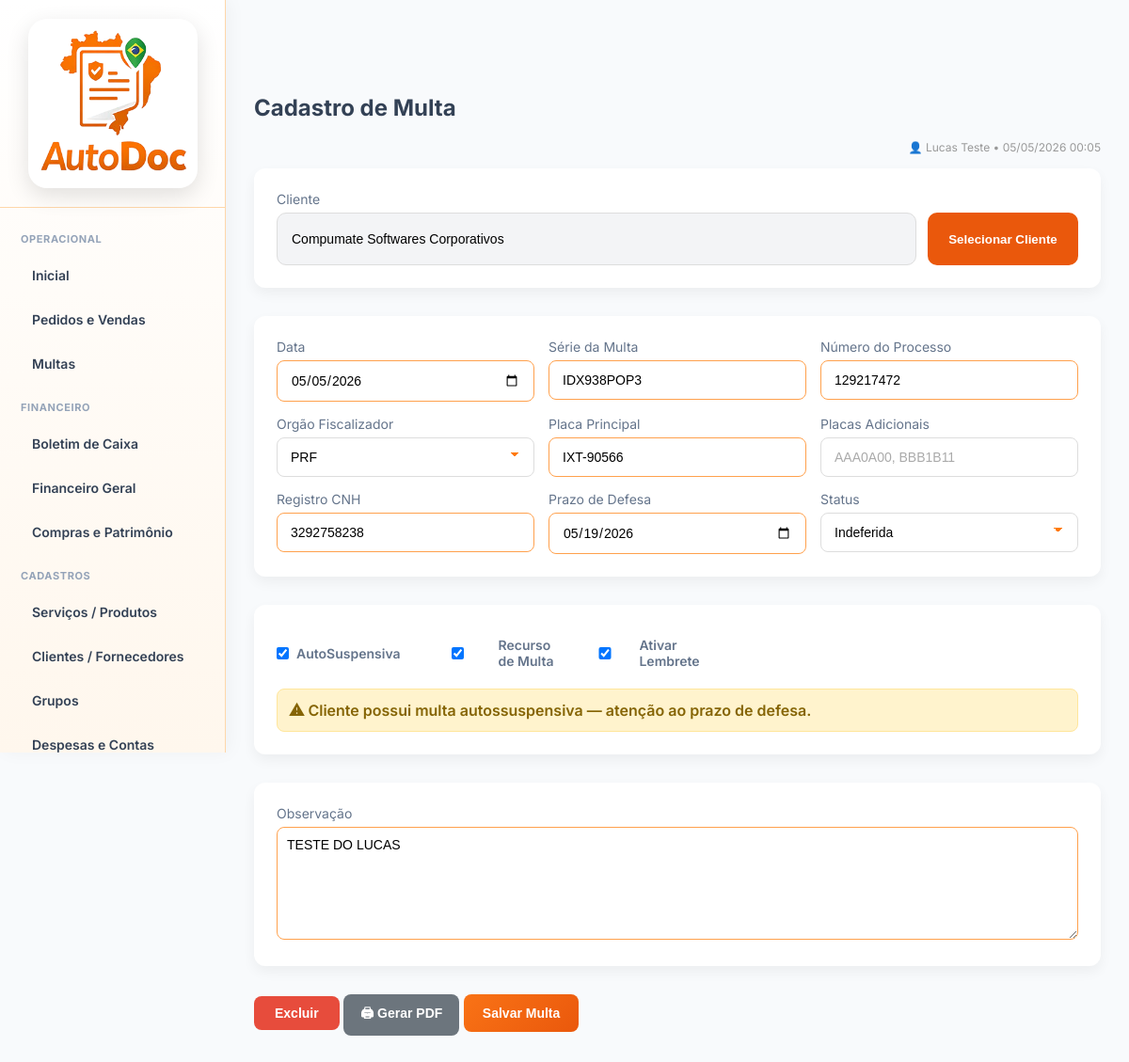
The app's page /user/frmMulta.php?id=5 (signed in) with its own data.
### tables this page shows
CREATE TABLE `multa` (
  `id` int NOT NULL AUTO_INCREMENT,
  `idEmpresa` int NOT NULL,
  `Forcli` int NOT NULL,
  `DataCadastro` datetime NOT NULL DEFAULT CURRENT_TIMESTAMP,
  `DataAlt` datetime DEFAULT NULL,
  `SerieMulta` varchar(50) NOT NULL,
  `CodigoProcesso` varchar(50) DEFAULT NULL,
  `OrgaoFiscalizador` varchar(100) DEFAULT NULL,
  `PlacaVeiculo` varchar(20) NOT NULL,
  `PlacasAdicionais` text,
  `RegistroCNH` varchar(30) DEFAULT NULL,
  `PrazoDefesa` date DEFAULT NULL,
  `AutoSuspensiva` tinyint(1) DEFAULT '0',
  `RecursoMulta` tinyint(1) DEFAULT '0',
  `StatusMulta` int DEFAULT '0',
  `Observacao` text,
  `Inativo` tinyint(1) DEFAULT '0',
  `idUser` int DEFAULT NULL,
  `UserAlt` int DEFAULT NULL,
  `EnviarLembrete` int NOT NULL,
  PRIMARY KEY (`id`),
  KEY `Forcli` (`Forcli`),
  CONSTRAINT `multa_ibfk_1` FOREIGN KEY (`Forcli`) REFERENCES `forcli` (`id`)
);

CREATE TABLE `user` (
  `id` int NOT NULL AUTO_INCREMENT,
  `Nome` varchar(100) DEFAULT NULL,
  `Cargo` varchar(70) DEFAULT ' ',
  `Email` varchar(60) DEFAULT NULL,
  `Senha` varchar(700) NOT NULL,
  `Inativo` tinyint(1) DEFAULT '0',
  `DataUtimoAcesso` datetime DEFAULT NULL,
  `IPUltimoAcesso` varchar(500) DEFAULT NULL,
  `Tipo` int NOT NULL DEFAULT '0',
  `idEmpresa` int NOT NULL,
  `AdminGeral` int NOT NULL DEFAULT '0',
  `tokenRecuperar` varchar(100) DEFAULT ' ',
  `tokenExpira` datetime DEFAULT CURRENT_TIMESTAMP,
  `EstadoCivil` int DEFAULT '0',
  `NumOAB` varchar(35) DEFAULT NULL,
  `NumeroEndereco` varchar(70) DEFAULT NULL,
  `Cidade` varchar(60) DEFAULT NULL,
  `Documento` varchar(40) DEFAULT NULL,
  `Contato` varchar(60) DEFAULT NULL,
  `Rua` varchar(100) DEFAULT NULL,
  `LogoBase64` longtext,
  `UF` varchar(10) DEFAULT NULL,
  `CEP` varchar(50) DEFAULT NULL,
  `Bairro` varchar(70) DEFAULT NULL,
  PRIMARY KEY (`id`)
);

CREATE TABLE `forcli` (
  `id` int NOT NULL AUTO_INCREMENT,
  `Nome` varchar(120) NOT NULL,
  `RazaoSocial` varchar(120) NOT NULL,
  `Tipo` int NOT NULL,
  `TipoDocumento` int NOT NULL,
  `Documento` varchar(50) NOT NULL,
  `Telefone` varchar(50) NOT NULL,
  `Email` varchar(75) NOT NULL,
  `Obs` varchar(150) NOT NULL,
  `CEP` varchar(20) NOT NULL,
  `Rua` varchar(70) NOT NULL,
  `NumeroEndereco` varchar(25) NOT NULL,
  `Bairro` varchar(40) NOT NULL,
  `Cidade` varchar(70) NOT NULL,
  `UF` varchar(30) NOT NULL,
  `Inativo` int NOT NULL,
  `DataCadastro` datetime NOT NULL,
  `idEmpresa` int NOT NULL,
  `Codigo` int NOT NULL,
  `DataAlt` datetime DEFAULT NULL,
  `Grupo` int DEFAULT NULL,
  `EstadoCivil` int DEFAULT NULL,
  `Profissao` varchar(70) DEFAULT NULL,
  PRIMARY KEY (`id`)
);

### base/baseFuncoes.php (called while the page is built, shortened)
<?php
require_once 'connection.php';
function ExSqlNET($sql, $conn = null, $params = [])
{
    if ($conn === null) {
        global $dbGeralNET;
        $conn = $dbGeralNET;
    }
    $stmt = $conn->prepare($sql);
    $stmt->execute($params);
    return $stmt->fetchAll(PDO::FETCH_ASSOC);
}
?>

### user/frmMulta.Php (the view, shortened to what this page needs)
<?php
include '../base/baseFuncoes.php';
$idEmpresa = $_SESSION['idEmpresa'];
$id = $_GET['id'] ?? null;
$Alterando = false;
if ($id) {
    $dadosBusca = ExSqlNET(
        "SELECT multa.*,
                c.Nome AS ClienteNome,
                c.Documento AS ClienteDocumento,
                u.Nome AS NomeUsuario
         FROM multa
         LEFT JOIN forcli c ON c.Id = multa.Forcli
         LEFT JOIN user u ON u.Id = multa.idUser
         WHERE multa.Id = ?
           AND multa.idEmpresa = ?",
        null,
        [$id, $idEmpresa]
    );
    $dados = $dadosBusca[0] ?? null;
    $Alterando = !empty($dados);
}
?>
<!DOCTYPE html>
<html lang="pt-br">
<head>
    <link rel="stylesheet" href="../css/base.css">
    <link rel="stylesheet" href="../css/home.css">
</head>
<body>
<?php include '../base/navbarUser.php'; ?>
<div class="content">
    <div class="page-title">Cadastro de Multa</div>
    <?php if ($Alterando && !empty($dados['NomeUsuario'])): ?>
        <div style="font-size:12px;color:#999;text-align:right;margin-bottom:15px;">
            👤 <?= htmlspecialchars($dados['NomeUsuario']) ?> •
            <?= !empty($dados['DataAlt']) ? date('d/m/Y H:i', strtotime($dados['DataAlt'])) : '' ?>
        </div>
    <?php endif; ?>
    <form method="post">
        <div class="card">
            <label>Cliente</label>
            <div class="cliente-linha">
                <input type="text"
                    id="clienteNome"
                    readonly
                    placeholder="Selecione um cliente..."
                    value="<?= $Alterando ? htmlspecialchars($dados['ClienteNome'] ?? '') : '' ?>">
                <button type="button" class="btn-cliente-lateral" onclick="abrirModal()">
                    Selecionar Cliente
                </button>
            </div>
        </div>
        <div class="card">
            <div class="multa-grid">
                <div>
                    <label>Data</label>
                    <input type="date" name="data"
                        value="<?=
                            $Alterando && !empty($dados['DataCadastro'])
                                ? date('Y-m-d', strtotime($dados['DataCadastro']))
                                : date('Y-m-d')
                        ?>">
                </div>
                <div>
                    <label>Série da Multa</label>
                    <input type="text" name="serieMulta" required
                        value="<?= $Alterando ? htmlspecialchars($dados['SerieMulta'] ?? '') : '' ?>">
                </div>
                <div>
                    <label>Número do Processo</label>
                    <input type="text" name="codigoProcesso"
                        value="<?= $Alterando ? htmlspecialchars($dados['CodigoProcesso'] ?? '') : '' ?>">
                </div>
                <div>
                    <label>Orgão Fiscalizador</label>
                    <select name="orgaoFiscalizador">
                        <?php
                        $orgaos = ['Brigada Militar', 'PRF', 'DAER', 'DETRAN'];
                        foreach ($orgaos as $orgao):
                            $selected = ($Alterando && ($dados['OrgaoFiscalizador'] ?? '') === $orgao) ? 'selected' : '';
                        ?>
                            <option value="<?= $orgao ?>" <?= $selected ?>><?= $orgao ?></option>
                        <?php endforeach; ?>
                    </select>
                </div>
                <div>
                    <label>Placa Principal</label>
                    <input type="text" name="placaVeiculo" maxlength="10"
                        value="<?= $Alterando ? htmlspecialchars($dados['PlacaVeiculo'] ?? '') : '' ?>">
                </div>
                <div>
                    <label>Placas Adicionais</label>
                    <input type="text" name="placasAdicionais"
                           placeholder="AAA0A00, BBB1B11"
                        value="<?= $Alterando ? htmlspecialchars($dados['PlacasAdicionais'] ?? '') : '' ?>">
                </div>
                <div>
                    <label>Registro CNH</label>
                    <input type="text" name="registroCNH"
                        value="<?= $Alterando ? htmlspecialchars($dados['RegistroCNH'] ?? '') : '' ?>">
                </div>
                <div>
                    <label>Prazo de Defesa</label>
                    <input type="date" name="prazoDefesa"
                        value="<?= $Alterando && !empty($dados['PrazoDefesa']) ? date('Y-m-d', strtotime($dados['PrazoDefesa'])) : '' ?>">
                </div>
                <div>
                    <label>Status</label>
                    <select name="statusMulta">
                        <?php
                        $statusList = [
                            0 => 'Em Aberto',
                            1 => 'Defesa Enviada',
                            2 => 'Em Recurso',
                            3 => 'Deferida',
                            4 => 'Indeferida',
                            5 => 'Finalizada'
                        ];
                        foreach ($statusList as $valor => $nome):
                            $selected = ($Alterando && (int)($dados['StatusMulta'] ?? 0) === $valor) ? 'selected' : '';
                        ?>
                            <option value="<?= $valor ?>" <?= $selected ?>><?= $nome ?></option>
                        <?php endforeach; ?>
                    </select>
                </div>
            </div>
        </div>
        <div class="card">
            <div class="checkbox-group">
                <label>
                    <input type="checkbox" name="autoSuspensiva" id="autoSuspensiva"
                        <?= $Alterando && !empty($dados['AutoSuspensiva']) ? 'checked' : '' ?>>
                    AutoSuspensiva
                </label>
                <label>
                    <input type="checkbox" name="recursoMulta"
                        <?= $Alterando && !empty($dados['RecursoMulta']) ? 'checked' : '' ?>>
                    Recurso de Multa
                </label>
                <label>
                    <input type="checkbox" name="lembrete"
                        <?= $Alterando && !empty($dados['EnviarLembrete']) ? 'checked' : '' ?>>
                    Ativar Lembrete
                </label>
            </div>
            <div class="alerta-autossuspensiva" id="alertaAuto">
                ⚠ Cliente possui multa autossuspensiva — atenção ao prazo de defesa.
            </div>
        </div>
        <div class="card">
            <label>Observação</label>
            <textarea name="observacao"><?= $Alterando ? htmlspecialchars($dados['Observacao'] ?? '') : '' ?></textarea>
        </div>
        <?php if ($Alterando): ?>
            <button type="submit"
                    name="excluir"
                    class="btn-excluir"
                    onclick="return confirm('Deseja excluir esta multa?')">
                Excluir
            </button>
        <?php endif; ?>
        <button class="btn-imprimir"
            onclick="window.open('frmMultaImprimir.php?id=<?= $id ?>', '_blank')">
            🖨 Gerar PDF
        </button>
        <button type="submit" name="salvar" class="btn">
            Salvar Multa
        </button>
    </form>
</div>
</body>
</html>

### css/base.css (style rules this page uses)
* { margin: 0; padding: 0; box-sizing: border-box; }
html, body { width: 100%; height: 100%; font-family: 'Inter', Arial, sans-serif; background-color: #f5f6fa; font-family: 'Inter', sans-serif; background-color: #f1f5f9; }
body { margin: 0; font-family: 'Inter', Arial, sans-serif; background-color: #f8fafc; }
.content { margin-left: 240px; padding: 30px; }
.page-title { font-size: 24px; font-weight: 700; color: #334155; margin-bottom: 20px; }
.card { background: #ffffff; padding: 20px; border-radius: 12px; box-shadow: 0 6px 14px rgba(0,0,0,0.05); }
.card { background: #ffffff; padding: 24px; border-radius: 12px; box-shadow: 0 6px 14px rgba(0,0,0,0.05); margin-bottom: 30px; }
label { font-size: 14px; color: #64748b; margin-bottom: 6px; display: block; }
input, select, textarea { width: 100%; padding: 10px 12px; border: 1px solid #e5e7eb; border-radius: 8px; font-size: 14px; }
textarea { resize: vertical; min-height: 80px; }
.btn { background: linear-gradient(135deg, #f97316, #ea580c); color: #ffffff; border: none; padding: 12px 20px; border-radius: 8px; font-size: 14px; font-weight: 600; cursor: pointer; }
input, textarea, select { font-family: 'Poppins', sans-serif; padding: 12px 14px; font-size: 14px; border: 1.5px solid #ddd; border-radius: 8px; outline: none; transition: all 0.25s ease; background-color: #fff; width: 100%; }
input::placeholder, textarea::placeholder { color: #aaa; }
input:not(:placeholder-shown), textarea:not(:placeholder-shown) { border-color: #ffa14d; }
select { appearance: none; -webkit-appearance: none; -moz-appearance: none; background-image: linear-gradient(45deg, transparent 50%, #ff7a00 50%), linear-gradient(135deg, #ff7a00 50%, transparent 50%); background-position: calc(100% - 20px) calc(50% - 3px), calc(100% - 15px) calc(50% - 3px); background-size: 5px 5px, 5px 5px; background-repeat: no-repeat; }
option { font-family: 'Poppins', sans-serif; }
textarea { resize: vertical; min-height: 100px; }
.btn-excluir { background: #e74c3c; color: #fff; padding: 10px 22px; border: none; border-radius: 8px; font-size: 14px; font-weight: 600; cursor: pointer; transition: all 0.25s ease; }
.btn-imprimir { background: #6c757d; color: #fff; border: none; padding: 10px 18px; border-radius: 8px; cursor: pointer; font-size: 14px; font-weight: 600; display: inline-flex; align-items: center; gap: 8px; transition: 0.2s ease; }
input[readonly] { border: none; border-bottom: 1px solid #ccc; outline: none; background: #f5f5f5; padding: 8px; border-radius: 6px; transition: 0.2s; }

### user/frmMulta.Php (style rules this page uses)
.btn-cliente-lateral { min-width: 160px; }
.cliente-linha { display: flex; gap: 12px; align-items: center; }
.cliente-linha input[type="text"] { flex: 1; height: 56px; border-radius: 10px; padding: 0 15px; font-size: 14px; background: #f3f4f6; border: 1px solid #ddd; }
.btn-cliente-lateral { height: 56px; padding: 0 20px; background: #ea580c; color: #fff; border: none; border-radius: 10px; font-weight: 600; cursor: pointer; transition: 0.2s; white-space: nowrap; }
.multa-grid { display: grid; grid-template-columns: repeat(auto-fit, minmax(250px, 1fr)); gap: 15px; }
.checkbox-group { display: flex; gap: 25px; margin-top: 10px; flex-wrap: wrap; }
.checkbox-group label { display: flex; align-items: center; gap: 8px; font-weight: 600; }
textarea { width: 100%; min-height: 120px; resize: vertical; padding: 10px; border: 1px solid #ccc; border-radius: 8px; }
.alerta-autossuspensiva { background: #fff3cd; border: 1px solid #ffe69c; color: #856404; padding: 12px; border-radius: 8px; margin-top: 15px; display: none; font-weight: 600; }

### records on screen
multa: idUser.Nome "Lucas Teste", DataAlt "05/05/2026 00:05", Forcli.Nome "Compumate Softwares Corporativos", data "05/05/2026", serieMulta "IDX938POP3", codigoProcesso "129217472", placaVeiculo "IXT-90566", registroCNH "3292758238", prazoDefesa "05/19/2026", AutoSuspensiva "☑", RecursoMulta "☑", EnviarLembrete "☑", observacao "TESTE DO LUCAS"

### other values on screen
form field orgaoFiscalizador "PRF"
form field statusMulta "Indeferida"
